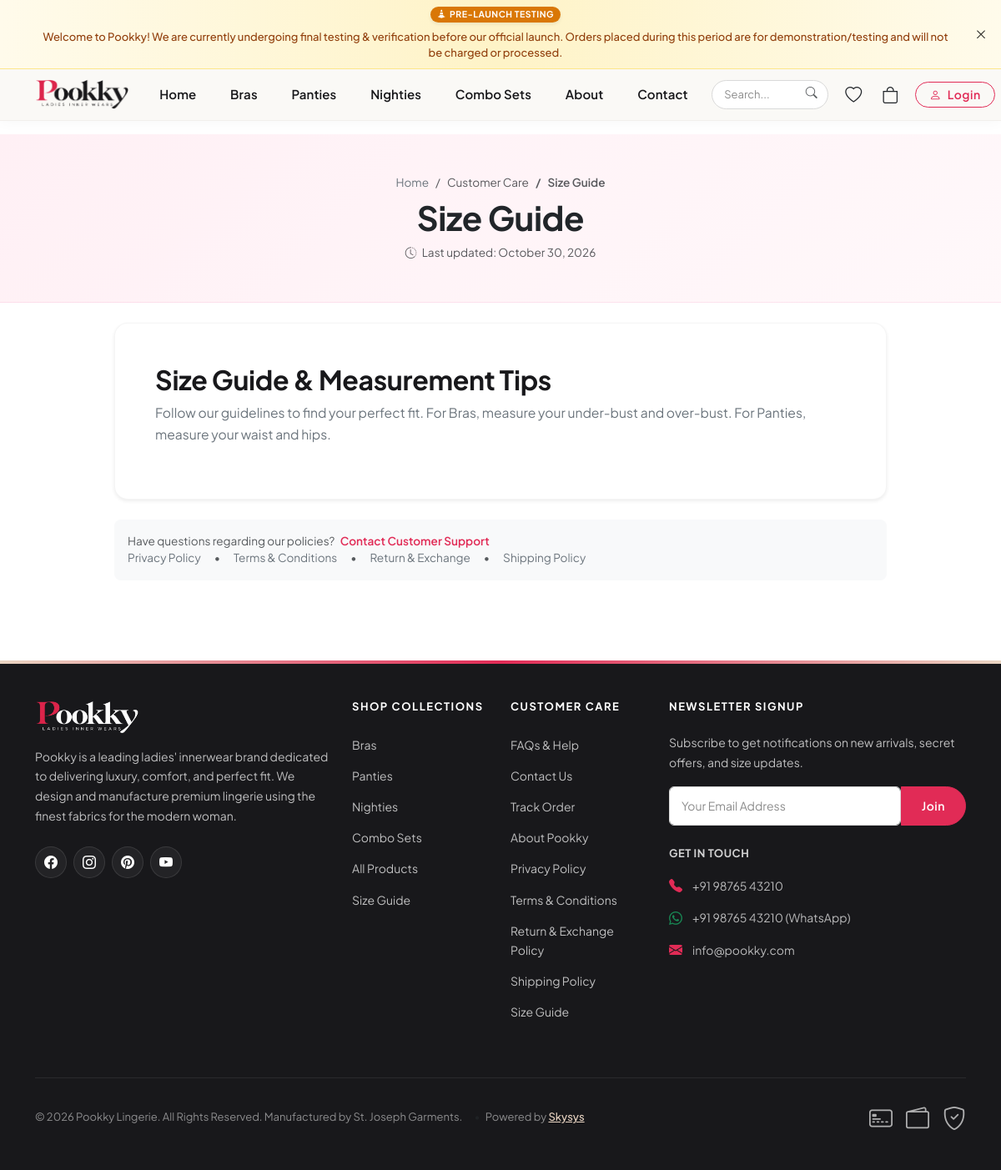
The app's page /size-guide.php with its own data.
### tables this page shows
CREATE TABLE IF NOT EXISTS categories (
    id INT AUTO_INCREMENT PRIMARY KEY,
    parent_id INT DEFAULT NULL,
    name VARCHAR(100) NOT NULL,
    slug VARCHAR(100) NOT NULL UNIQUE,
    description TEXT,
    image_path VARCHAR(255),
    sort_order INT DEFAULT 0,
    status TINYINT DEFAULT 1 COMMENT '1=Active, 0=Inactive',
    created_at TIMESTAMP DEFAULT CURRENT_TIMESTAMP,
    FOREIGN KEY (parent_id) REFERENCES categories(id) ON DELETE SET NULL
);

CREATE TABLE IF NOT EXISTS pages (
    id INT AUTO_INCREMENT PRIMARY KEY,
    slug VARCHAR(100) NOT NULL UNIQUE,
    title VARCHAR(150) NOT NULL,
    content LONGTEXT NOT NULL,
    seo_title VARCHAR(150),
    seo_description TEXT,
    updated_at TIMESTAMP DEFAULT CURRENT_TIMESTAMP ON UPDATE CURRENT_TIMESTAMP
);

### size-guide.php (the view, shortened to what the rows shown need)
<?php
require_once __DIR__ . "/config/constants.php";
require_once __DIR__ . "/includes/functions.php";
try {
    $stmt = $pdo->prepare("SELECT * FROM pages WHERE slug = \"size-guide\" LIMIT 1");
    $stmt->execute();
    $page = $stmt->fetch();
} catch (PDOException $e) {
    $page = null;
}
$title = $page ? $page["title"] : "Size Guide";
$content = $page ? $page["content"] : "<div class=\"text-center py-5 text-muted\">Page content currently updating. Check back soon.</div>";
$updated_at = $page ? $page["updated_at"] : null;
require_once __DIR__ . "/includes/header.php";
?>
<div class="page-header py-5 mb-4" style="background: linear-gradient(135deg, #FFF0F5 0%, #FFF8FA 100%); border-bottom: 1px solid rgba(230,0,102,0.08);">
    <div class="container text-center">
        <nav aria-label="breadcrumb">
            <ol class="breadcrumb justify-content-center mb-2 small">
                <li class="breadcrumb-item"><a href="index.php" class="text-secondary text-decoration-none">Home</a></li>
                <li class="breadcrumb-item"><span class="text-muted">Customer Care</span></li>
                <li class="breadcrumb-item active text-brand fw-semibold" aria-current="page"><?php echo e($title); ?></li>
            </ol>
        </nav>
        <h1 class="display-6 fw-bold font-family-heading text-dark mb-2"><?php echo e($title); ?></h1>
        <?php if ($updated_at): ?>
            <div class="small text-muted">
                <i class="bi bi-clock-history me-1"></i> Last updated: <?php echo date("F d, Y", strtotime($updated_at)); ?>
            </div>
        <?php endif; ?>
    </div>
</div>
<div class="container pb-5">
    <div class="row justify-content-center">
        <div class="col-12 col-lg-10">
            <div class="card border-0 shadow-sm p-4 p-md-5 bg-white" style="border-radius: 16px; border: 1px solid rgba(0,0,0,0.04) !important;">
                <div class="page-content legal-content text-secondary" style="font-size: 0.98rem; line-height: 1.8;">
                    <?php echo $content; ?>
                </div>
            </div>
        </div>
    </div>
</div>
<?php require_once __DIR__ . "/includes/footer.php"; ?>

### includes/header.php (shortened to what the rows shown need)
<?php
require_once __DIR__ . '/functions.php';
require_once __DIR__ . '/auth.php';
$menu_categories = [];
try {
    if (empty($menu_categories)) {
        $menu_categories = $pdo->query("SELECT * FROM categories WHERE status = 1 AND parent_id IS NULL ORDER BY id ASC LIMIT 4")->fetchAll();
    }
} catch (PDOException $e) {
    $menu_categories = [];
}
?>
<!DOCTYPE html>
<html lang="en">
<head>
    <link href="https://cdn.jsdelivr.net/npm/bootstrap@5.3.0/dist/css/bootstrap.min.css" rel="stylesheet">
    <link href="https://cdn.jsdelivr.net/npm/bootstrap-icons@1.10.0/font/bootstrap-icons.css" rel="stylesheet">
    <link rel="stylesheet" href="assets/css/style.css?v=2.8">
</head>
<body>
    <nav class="navbar navbar-expand-lg navbar-light navbar-veesta sticky-top">
        <div class="container">
            <div class="collapse navbar-collapse" id="navbarContent">
                <ul class="navbar-nav mx-auto mb-2 mb-lg-0 mt-2 mt-lg-0">
                    <?php foreach ($menu_categories as $cat): ?>
                        <li class="nav-item">
                            <a class="nav-link <?php echo (($_GET['category'] ?? '') === $cat['slug']) ? 'active text-rose fw-semibold' : ''; ?>" href="products.php?category=<?php echo e($cat['slug']); ?>"><?php echo e($cat['name']); ?></a>
                        </li>
                    <?php endforeach; ?>
                </ul>
            </div>
        </div>
    </nav>

### includes/footer.php (shortened to what the rows shown need)
<?php
$footer_pages = [];
try {
    $footer_pages = $pdo->query("SELECT slug, title FROM pages ORDER BY id ASC LIMIT 10")->fetchAll();
} catch (PDOException $e) {
    $footer_pages = [];
}
?>
    <footer class="footer-veesta pt-5 mt-5 pb-5 pb-lg-3">
        <div class="container">
            <div class="row g-4 mb-4 mb-lg-5">
                <div class="col-6 col-lg-2 col-md-3">
                    <ul class="list-unstyled">
                        <?php foreach ($menu_categories as $cat): ?>
                            <li class="mb-2">
                                <a href="products.php?category=<?php echo e($cat['slug']); ?>" class="footer-link">
                                    <?php echo e($cat['name']); ?>
                                </a>
                            </li>
                        <?php endforeach; ?>
                    </ul>
                </div>
                <div class="col-6 col-lg-2 col-md-3">
                    <ul class="list-unstyled">
                        <?php foreach ($footer_pages as $page_item): ?>
                            <li class="mb-2">
                                <a href="<?php echo e($page_item['slug']); ?>.php" class="footer-link">
                                    <?php echo e($page_item['title']); ?>
                                </a>
                            </li>
                        <?php endforeach; ?>
                    </ul>
                </div>
            </div>
        </div>
    </footer>
</body>
</html>

### records on screen
categories: name "Bras"
categories: name "Panties"
categories: name "Nighties"
categories: name "Combo Sets"
pages: title "Size Guide", updated_at "October 30, 2026", content "Size Guide & Measurement Tips Follow our guidelines to find your perfect fit. For Bras, measure your under-bust and over-bust. For Panties, measure your waist and hips."
pages: title "About Pookky"
pages: title "Privacy Policy"
pages: title "Terms & Conditions"
pages: title "Return & Exchange Policy"
pages: title "Shipping Policy"

### other values on screen
$notice_badge "PRE-LAUNCH TESTING"
FOOTER_ABOUT_TEXT "Pookky is a leading ladies' innerwear brand dedicated to delivering luxury, comfort, and perfect fit. We design and manufacture premium lingerie using the finest fabrics for the modern woman."
SITE_PHONE "+91 98765 43210"
SITE_WHATSAPP "+91 98765 43210"
SITE_EMAIL "info@pookky.com"
SITE_NAME "Pookky"
COMPANY_LEGAL_NAME "St. Joseph Garments"
